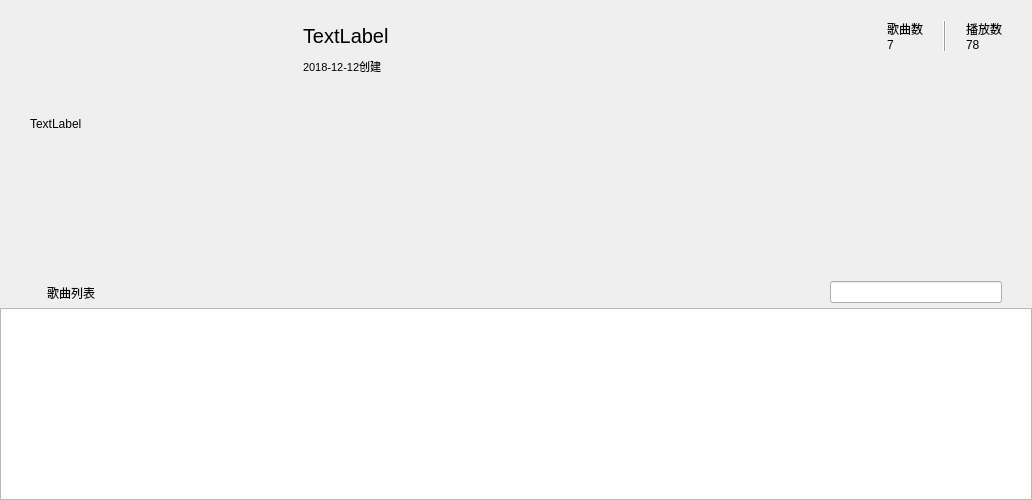
         <widget class="QWidget" name="music_list_detail">
          <layout class="QGridLayout" name="view_music_gridlayout">
           <property name="leftMargin">
            <number>0</number>
           </property>
           <property name="topMargin">
            <number>0</number>
           </property>
           <property name="rightMargin">
            <number>0</number>
           </property>
           <property name="bottomMargin">
            <number>0</number>
           </property>
           <property name="spacing">
            <number>0</number>
           </property>
           <item row="0" column="0">
            <widget class="QWidget" name="list_top_panel" native="true">
             <property name="sizePolicy">
              <sizepolicy hsizetype="Preferred" vsizetype="Fixed">
               <horstretch>0</horstretch>
               <verstretch>0</verstretch>
              </sizepolicy>
             </property>
             <property name="minimumSize">
              <size>
               <width>0</width>
               <height>308</height>
              </size>
             </property>
             <property name="maximumSize">
              <size>
               <width>16777215</width>
               <height>308</height>
              </size>
             </property>
             <layout class="QGridLayout" name="list_top_gridlayout">
              <property name="leftMargin">
               <number>30</number>
              </property>
              <property name="topMargin">
               <number>20</number>
              </property>
              <property name="rightMargin">
               <number>30</number>
              </property>
              <property name="bottomMargin">
               <number>0</number>
              </property>
              <item row="0" column="0" colspan="3">
               <layout class="QGridLayout" name="gridLayout_5">
                <property name="horizontalSpacing">
                 <number>20</number>
                </property>
                <item row="0" column="1">
                 <spacer name="horizontalSpacer_15">
                  <property name="orientation">
                   <enum>Qt::Horizontal</enum>
                  </property>
                  <property name="sizeType">
                   <enum>QSizePolicy::Fixed</enum>
                  </property>
                  <property name="sizeHint" stdset="0">
                   <size>
                    <width>55</width>
                    <height>20</height>
                   </size>
                  </property>
                 </spacer>
                </item>
                <item row="0" column="4">
                 <widget class="QLabel" name="music_count">
                  <property name="text">
                   <string>歌曲数
7</string>
                  </property>
                 </widget>
                </item>
                <item row="2" column="3">
                 <spacer name="horizontalSpacer_14">
                  <property name="orientation">
                   <enum>Qt::Horizontal</enum>
                  </property>
                  <property name="sizeHint" stdset="0">
                   <size>
                    <width>478</width>
                    <height>20</height>
                   </size>
                  </property>
                 </spacer>
                </item>
                <item row="2" column="2">
                 <spacer name="verticalSpacer_2">
                  <property name="orientation">
                   <enum>Qt::Vertical</enum>
                  </property>
                  <property name="sizeHint" stdset="0">
                   <size>
                    <width>20</width>
                    <height>148</height>
                   </size>
                  </property>
                 </spacer>
                </item>
                <item row="0" column="0" rowspan="3">
                 <widget class="QLabel" name="music_list_image">
                  <property name="sizePolicy">
                   <sizepolicy hsizetype="Fixed" vsizetype="Fixed">
                    <horstretch>0</horstretch>
                    <verstretch>0</verstretch>
                   </sizepolicy>
                  </property>
                  <property name="minimumSize">
                   <size>
                    <width>198</width>
                    <height>198</height>
                   </size>
                  </property>
                  <property name="text">
                   <string>TextLabel</string>
                  </property>
                 </widget>
                </item>
                <item row="2" column="6">
                 <spacer name="verticalSpacer_4">
                  <property name="orientation">
                   <enum>Qt::Vertical</enum>
                  </property>
                  <property name="sizeHint" stdset="0">
                   <size>
                    <width>20</width>
                    <height>128</height>
                   </size>
                  </property>
                 </spacer>
                </item>
                <item row="0" column="5">
                 <widget class="Line" name="line">
                  <property name="styleSheet">
                   <string notr="true">background-color: qlineargradient(spread:pad, x1:0, y1:0, x2:1, y2:0, stop:0 rgba(225, 225, 226, 255), stop:1 rgba(255, 255, 255, 255));
color: rgb(225, 225, 226);</string>
                  </property>
                  <property name="frameShadow">
                   <enum>QFrame::Raised</enum>
                  </property>
                  <property name="orientation">
                   <enum>Qt::Vertical</enum>
                  </property>
                 </widget>
                </item>
                <item row="2" column="4">
                 <spacer name="verticalSpacer_3">
                  <property name="orientation">
                   <enum>Qt::Vertical</enum>
                  </property>
                  <property name="sizeHint" stdset="0">
                   <size>
                    <width>20</width>
                    <height>138</height>
                   </size>
                  </property>
                 </spacer>
                </item>
                <item row="0" column="6">
                 <widget class="QLabel" name="music_list_play_count">
                  <property name="text">
                   <string>播放数
78</string>
                  </property>
                 </widget>
                </item>
                <item row="0" column="2">
                 <widget class="QLabel" name="music_list_name">
                  <property name="font">
                   <font>
                    <pointsize>15</pointsize>
                   </font>
                  </property>
                  <property name="text">
                   <string>TextLabel</string>
                  </property>
                 </widget>
                </item>
                <item row="1" column="2">
                 <widget class="QLabel" name="music_list_date">
                  <property name="font">
                   <font>
                    <pointsize>8</pointsize>
                   </font>
                  </property>
                  <property name="text">
                   <string>2018-12-12创建</string>
                  </property>
                 </widget>
                </item>
               </layout>
              </item>
              <item row="1" column="1">
               <spacer name="verticalSpacer">
                <property name="orientation">
                 <enum>Qt::Vertical</enum>
                </property>
                <property name="sizeHint" stdset="0">
                 <size>
                  <width>20</width>
                  <height>40</height>
                 </size>
                </property>
               </spacer>
              </item>
              <item row="2" column="0">
               <widget class="QLabel" name="label_list_name">
                <property name="sizePolicy">
                 <sizepolicy hsizetype="Fixed" vsizetype="Fixed">
                  <horstretch>0</horstretch>
                  <verstretch>0</verstretch>
                 </sizepolicy>
                </property>
                <property name="minimumSize">
                 <size>
                  <width>82</width>
                  <height>31</height>
                 </size>
                </property>
                <property name="maximumSize">
                 <size>
                  <width>82</width>
                  <height>31</height>
                 </size>
                </property>
                <property name="text">
                 <string>歌曲列表</string>
                </property>
                <property name="alignment">
                 <set>Qt::AlignCenter</set>
                </property>
               </widget>
              </item>
              <item row="2" column="1">
               <spacer name="horizontalSpacer_13">
                <property name="orientation">
                 <enum>Qt::Horizontal</enum>
                </property>
                <property name="sizeHint" stdset="0">
                 <size>
                  <width>503</width>
                  <height>20</height>
                 </size>
                </property>
               </spacer>
              </item>
              <item row="2" column="2">
               <widget class="QLineEdit" name="music_list_search">
                <property name="sizePolicy">
                 <sizepolicy hsizetype="Fixed" vsizetype="Fixed">
                  <horstretch>0</horstretch>
                  <verstretch>0</verstretch>
                 </sizepolicy>
                </property>
                <property name="minimumSize">
                 <size>
                  <width>172</width>
                  <height>0</height>
                 </size>
                </property>
                <property name="maximumSize">
                 <size>
                  <width>172</width>
                  <height>16777215</height>
                 </size>
                </property>
               </widget>
              </item>
             </layout>
            </widget>
           </item>
           <item row="1" column="0">
            <widget class="TableWidget" name="musics_table">
             <property name="sizePolicy">
              <sizepolicy hsizetype="Preferred" vsizetype="Preferred">
               <horstretch>0</horstretch>
               <verstretch>0</verstretch>
              </sizepolicy>
             </property>
             <property name="font">
              <font>
               <family>微软雅黑</family>
               <pointsize>10</pointsize>
              </font>
             </property>
             <property name="styleSheet">
              <string notr="true">border-bottom-color: rgb(225, 225, 225);</string>
             </property>
             <property name="editTriggers">
              <set>QAbstractItemView::NoEditTriggers</set>
             </property>
            </widget>
           </item>
          </layout>
         </widget>
